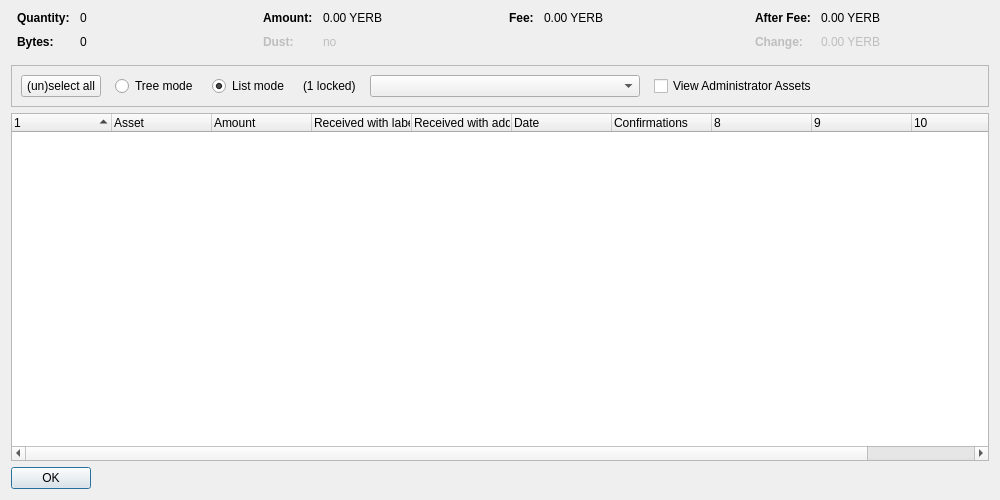
<?xml version="1.0" encoding="UTF-8"?>
<ui version="4.0">
 <class>AssetControlDialog</class>
 <widget class="QDialog" name="AssetControlDialog">
  <property name="geometry">
   <rect>
    <x>0</x>
    <y>0</y>
    <width>1000</width>
    <height>500</height>
   </rect>
  </property>
  <property name="windowTitle">
   <string>Asset Selection</string>
  </property>
  <layout class="QVBoxLayout" name="verticalLayout">
   <item>
    <layout class="QHBoxLayout" name="horizontalLayoutTop" stretch="0,0,0,0">
     <property name="topMargin">
      <number>0</number>
     </property>
     <property name="bottomMargin">
      <number>10</number>
     </property>
     <item>
      <layout class="QFormLayout" name="formLayoutAssetControl1">
       <property name="horizontalSpacing">
        <number>10</number>
       </property>
       <property name="verticalSpacing">
        <number>10</number>
       </property>
       <property name="leftMargin">
        <number>6</number>
       </property>
       <property name="rightMargin">
        <number>6</number>
       </property>
       <item row="0" column="0">
        <widget class="QLabel" name="labelAssetControlQuantityText">
         <property name="font">
          <font>
           <weight>75</weight>
           <bold>true</bold>
          </font>
         </property>
         <property name="text">
          <string>Quantity:</string>
         </property>
        </widget>
       </item>
       <item row="0" column="1">
        <widget class="QLabel" name="labelAssetControlQuantity">
         <property name="cursor">
          <cursorShape>IBeamCursor</cursorShape>
         </property>
         <property name="contextMenuPolicy">
          <enum>Qt::ActionsContextMenu</enum>
         </property>
         <property name="text">
          <string notr="true">0</string>
         </property>
         <property name="textInteractionFlags">
          <set>Qt::LinksAccessibleByMouse|Qt::TextSelectableByKeyboard|Qt::TextSelectableByMouse</set>
         </property>
        </widget>
       </item>
       <item row="1" column="0">
        <widget class="QLabel" name="labelAssetControlBytesText">
         <property name="font">
          <font>
           <weight>75</weight>
           <bold>true</bold>
          </font>
         </property>
         <property name="text">
          <string>Bytes:</string>
         </property>
        </widget>
       </item>
       <item row="1" column="1">
        <widget class="QLabel" name="labelAssetControlBytes">
         <property name="cursor">
          <cursorShape>IBeamCursor</cursorShape>
         </property>
         <property name="contextMenuPolicy">
          <enum>Qt::ActionsContextMenu</enum>
         </property>
         <property name="text">
          <string notr="true">0</string>
         </property>
         <property name="textInteractionFlags">
          <set>Qt::LinksAccessibleByMouse|Qt::TextSelectableByKeyboard|Qt::TextSelectableByMouse</set>
         </property>
        </widget>
       </item>
      </layout>
     </item>
     <item>
      <layout class="QFormLayout" name="formLayoutAssetControl2">
       <property name="horizontalSpacing">
        <number>10</number>
       </property>
       <property name="verticalSpacing">
        <number>10</number>
       </property>
       <property name="leftMargin">
        <number>6</number>
       </property>
       <property name="rightMargin">
        <number>6</number>
       </property>
       <item row="0" column="0">
        <widget class="QLabel" name="labelAssetControlAmountText">
         <property name="font">
          <font>
           <weight>75</weight>
           <bold>true</bold>
          </font>
         </property>
         <property name="text">
          <string>Amount:</string>
         </property>
        </widget>
       </item>
       <item row="0" column="1">
        <widget class="QLabel" name="labelAssetControlAmount">
         <property name="cursor">
          <cursorShape>IBeamCursor</cursorShape>
         </property>
         <property name="contextMenuPolicy">
          <enum>Qt::ActionsContextMenu</enum>
         </property>
         <property name="text">
          <string notr="true">0.00 YERB</string>
         </property>
         <property name="textInteractionFlags">
          <set>Qt::LinksAccessibleByMouse|Qt::TextSelectableByKeyboard|Qt::TextSelectableByMouse</set>
         </property>
        </widget>
       </item>
       <item row="1" column="0">
        <widget class="QLabel" name="labelAssetControlLowOutputText">
         <property name="enabled">
          <bool>false</bool>
         </property>
         <property name="font">
          <font>
           <weight>75</weight>
           <bold>true</bold>
          </font>
         </property>
         <property name="text">
          <string>Dust:</string>
         </property>
        </widget>
       </item>
       <item row="1" column="1">
        <widget class="QLabel" name="labelAssetControlLowOutput">
         <property name="enabled">
          <bool>false</bool>
         </property>
         <property name="cursor">
          <cursorShape>IBeamCursor</cursorShape>
         </property>
         <property name="contextMenuPolicy">
          <enum>Qt::ActionsContextMenu</enum>
         </property>
         <property name="text">
          <string notr="true">no</string>
         </property>
         <property name="textInteractionFlags">
          <set>Qt::LinksAccessibleByMouse|Qt::TextSelectableByKeyboard|Qt::TextSelectableByMouse</set>
         </property>
        </widget>
       </item>
      </layout>
     </item>
     <item>
      <layout class="QFormLayout" name="formLayoutAssetControl3">
       <property name="horizontalSpacing">
        <number>10</number>
       </property>
       <property name="verticalSpacing">
        <number>10</number>
       </property>
       <property name="leftMargin">
        <number>6</number>
       </property>
       <property name="rightMargin">
        <number>6</number>
       </property>
       <item row="0" column="0">
        <widget class="QLabel" name="labelAssetControlFeeText">
         <property name="font">
          <font>
           <weight>75</weight>
           <bold>true</bold>
          </font>
         </property>
         <property name="text">
          <string>Fee:</string>
         </property>
        </widget>
       </item>
       <item row="0" column="1">
        <widget class="QLabel" name="labelAssetControlFee">
         <property name="cursor">
          <cursorShape>IBeamCursor</cursorShape>
         </property>
         <property name="contextMenuPolicy">
          <enum>Qt::ActionsContextMenu</enum>
         </property>
         <property name="text">
          <string notr="true">0.00 YERB</string>
         </property>
         <property name="textInteractionFlags">
          <set>Qt::LinksAccessibleByMouse|Qt::TextSelectableByKeyboard|Qt::TextSelectableByMouse</set>
         </property>
        </widget>
       </item>
      </layout>
     </item>
     <item>
      <layout class="QFormLayout" name="formLayoutAssetControl4">
       <property name="horizontalSpacing">
        <number>10</number>
       </property>
       <property name="verticalSpacing">
        <number>10</number>
       </property>
       <property name="leftMargin">
        <number>6</number>
       </property>
       <property name="rightMargin">
        <number>6</number>
       </property>
       <item row="0" column="0">
        <widget class="QLabel" name="labelAssetControlAfterFeeText">
         <property name="font">
          <font>
           <weight>75</weight>
           <bold>true</bold>
          </font>
         </property>
         <property name="text">
          <string>After Fee:</string>
         </property>
        </widget>
       </item>
       <item row="0" column="1">
        <widget class="QLabel" name="labelAssetControlAfterFee">
         <property name="cursor">
          <cursorShape>IBeamCursor</cursorShape>
         </property>
         <property name="contextMenuPolicy">
          <enum>Qt::ActionsContextMenu</enum>
         </property>
         <property name="text">
          <string notr="true">0.00 YERB</string>
         </property>
         <property name="textInteractionFlags">
          <set>Qt::LinksAccessibleByMouse|Qt::TextSelectableByKeyboard|Qt::TextSelectableByMouse</set>
         </property>
        </widget>
       </item>
       <item row="1" column="0">
        <widget class="QLabel" name="labelAssetControlChangeText">
         <property name="enabled">
          <bool>false</bool>
         </property>
         <property name="font">
          <font>
           <weight>75</weight>
           <bold>true</bold>
          </font>
         </property>
         <property name="text">
          <string>Change:</string>
         </property>
        </widget>
       </item>
       <item row="1" column="1">
        <widget class="QLabel" name="labelAssetControlChange">
         <property name="enabled">
          <bool>false</bool>
         </property>
         <property name="cursor">
          <cursorShape>IBeamCursor</cursorShape>
         </property>
         <property name="contextMenuPolicy">
          <enum>Qt::ActionsContextMenu</enum>
         </property>
         <property name="text">
          <string notr="true">0.00 YERB</string>
         </property>
         <property name="textInteractionFlags">
          <set>Qt::LinksAccessibleByMouse|Qt::TextSelectableByKeyboard|Qt::TextSelectableByMouse</set>
         </property>
        </widget>
       </item>
      </layout>
     </item>
    </layout>
   </item>
   <item>
    <widget class="QFrame" name="frame">
     <property name="minimumSize">
      <size>
       <width>0</width>
       <height>40</height>
      </size>
     </property>
     <property name="frameShape">
      <enum>QFrame::StyledPanel</enum>
     </property>
     <property name="frameShadow">
      <enum>QFrame::Sunken</enum>
     </property>
     <layout class="QHBoxLayout" name="horizontalLayout">
      <item>
       <layout class="QHBoxLayout" name="horizontalLayoutPanel" stretch="0,0,0,0,0,0,0">
        <property name="spacing">
         <number>14</number>
        </property>
        <item>
         <widget class="QPushButton" name="pushButtonSelectAll">
          <property name="sizePolicy">
           <sizepolicy hsizetype="Maximum" vsizetype="Fixed">
            <horstretch>0</horstretch>
            <verstretch>0</verstretch>
           </sizepolicy>
          </property>
          <property name="text">
           <string>(un)select all</string>
          </property>
          <property name="autoDefault">
           <bool>false</bool>
          </property>
         </widget>
        </item>
        <item>
         <widget class="QRadioButton" name="radioTreeMode">
          <property name="sizePolicy">
           <sizepolicy hsizetype="Maximum" vsizetype="Fixed">
            <horstretch>0</horstretch>
            <verstretch>0</verstretch>
           </sizepolicy>
          </property>
          <property name="text">
           <string>Tree mode</string>
          </property>
         </widget>
        </item>
        <item>
         <widget class="QRadioButton" name="radioListMode">
          <property name="sizePolicy">
           <sizepolicy hsizetype="Maximum" vsizetype="Fixed">
            <horstretch>0</horstretch>
            <verstretch>0</verstretch>
           </sizepolicy>
          </property>
          <property name="text">
           <string>List mode</string>
          </property>
          <property name="checked">
           <bool>true</bool>
          </property>
         </widget>
        </item>
        <item>
         <widget class="QLabel" name="labelLocked">
          <property name="text">
           <string notr="true">(1 locked)</string>
          </property>
         </widget>
        </item>
        <item>
         <widget class="QComboBox" name="assetList">
          <property name="minimumContentsLength">
           <number>30</number>
          </property>
         </widget>
        </item>
        <item>
         <widget class="QCheckBox" name="viewAdministrator">
          <property name="toolTip">
           <string>View assets that you have the ownership asset for</string>
          </property>
          <property name="text">
           <string>View Administrator Assets</string>
          </property>
         </widget>
        </item>
        <item>
         <spacer name="horizontalSpacer">
          <property name="orientation">
           <enum>Qt::Horizontal</enum>
          </property>
          <property name="sizeHint" stdset="0">
           <size>
            <width>40</width>
            <height>20</height>
           </size>
          </property>
         </spacer>
        </item>
       </layout>
      </item>
     </layout>
    </widget>
   </item>
   <item>
    <widget class="AssetControlTreeWidget" name="treeWidget">
     <property name="contextMenuPolicy">
      <enum>Qt::CustomContextMenu</enum>
     </property>
     <property name="sortingEnabled">
      <bool>false</bool>
     </property>
     <property name="columnCount">
      <number>11</number>
     </property>
     <attribute name="headerShowSortIndicator" stdset="0">
      <bool>true</bool>
     </attribute>
     <attribute name="headerStretchLastSection">
      <bool>false</bool>
     </attribute>
     <column>
      <property name="text">
       <string/>
      </property>
     </column>
     <column>
      <property name="text">
       <string>Asset</string>
      </property>
     </column>
     <column>
      <property name="text">
       <string>Amount</string>
      </property>
     </column>
     <column>
      <property name="text">
       <string>Received with label</string>
      </property>
     </column>
     <column>
      <property name="text">
       <string>Received with address</string>
      </property>
     </column>
     <column>
      <property name="text">
       <string>Date</string>
      </property>
     </column>
     <column>
      <property name="text">
       <string>Confirmations</string>
      </property>
      <property name="toolTip">
       <string>Confirmed</string>
      </property>
     </column>
     <column>
      <property name="text">
       <string/>
      </property>
     </column>
     <column>
      <property name="text">
       <string/>
      </property>
     </column>
     <column>
      <property name="text">
       <string/>
      </property>
     </column>
     <column>
      <property name="text">
       <string/>
      </property>
     </column>
    </widget>
   </item>
   <item>
    <widget class="QDialogButtonBox" name="buttonBox">
     <property name="sizePolicy">
      <sizepolicy hsizetype="Maximum" vsizetype="Fixed">
       <horstretch>0</horstretch>
       <verstretch>0</verstretch>
      </sizepolicy>
     </property>
     <property name="orientation">
      <enum>Qt::Horizontal</enum>
     </property>
     <property name="standardButtons">
      <set>QDialogButtonBox::Ok</set>
     </property>
    </widget>
   </item>
  </layout>
 </widget>
 <customwidgets>
  <customwidget>
   <class>AssetControlTreeWidget</class>
   <extends>QTreeWidget</extends>
   <header location="global">qt/assetcontroltreewidget.h</header>
  </customwidget>
 </customwidgets>
 <resources/>
 <connections/>
</ui>
